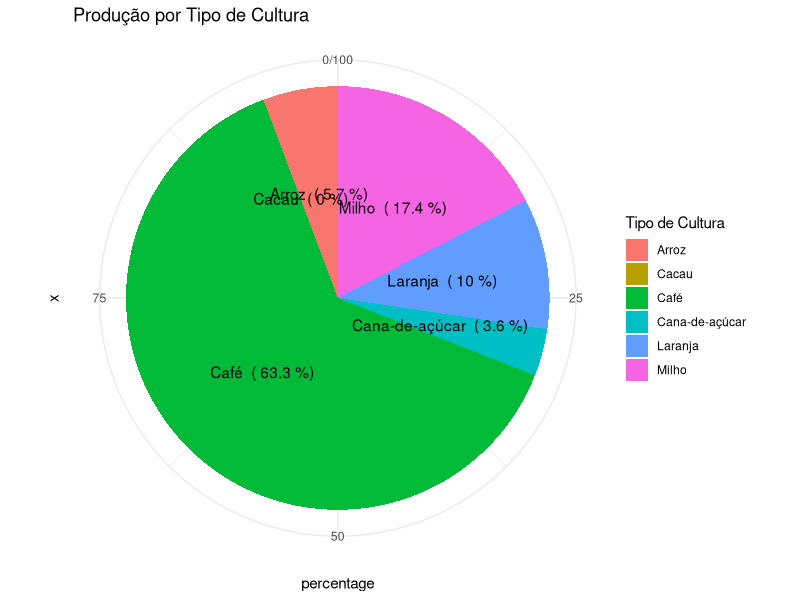

Source code (R):
## ---- chunk 1
install.packages("ggplot2")
## ---- chunk 2
library(ggplot2)
library(dplyr)
## ---- chunk 3
yield_data <- read.csv("data.csv")

production <- yield_data$Produção..Toneladas.
## ---- chunk 4
# Measures of Central Tendency
mean_yield <- mean(production)
median_yield <- median(production)
mode_yield <- as.numeric(names(sort(table(production), decreasing = TRUE)[1]))

cat("Mean:", mean_yield, "\n")
cat("Median:", median_yield, "\n")
cat("Mode:", mode_yield, "\n")

# Measures of Dispersion
sd_yield <- sd(production)  # Standard deviation
variance_yield <- var(production)  # Variance
range_yield <- range(production)  # Range (minimum and maximum)
amplitude_yield <- diff(range_yield)  # Absolute range

cat("Standard Deviation:", sd_yield, "\n")
cat("Variance:", variance_yield, "\n")
cat("Range:", amplitude_yield, "\n")

# Separating Measures
quartiles_yield <- quantile(production, probs = c(0.25, 0.5, 0.75))  # Quartiles
percentiles_yield <- quantile(production, probs = seq(0.1, 1, by = 0.1))  # Deciles or Percentiles

cat("Quartiles:", quartiles_yield, "\n")
cat("Percentiles (Deciles):", percentiles_yield, "\n")
## ---- chunk 5
# Pie chart for the production (in percentage) of each culture type

total_production <- yield_data %>%
  group_by(Tipo.de.Cultura) %>%
  summarise(total_production = sum(Produção..Toneladas.))

# Calculate the percentage of total production for each culture type
total_production <- total_production %>%
  mutate(percentage = total_production / sum(total_production) * 100)

head(total_production)

# Create the pie chart
ggplot(total_production, aes(x = "", y = percentage, fill = Tipo.de.Cultura)) +
  geom_bar(stat = "identity", width = 1) +
  coord_polar("y", start = 0) +
  labs(title = "Produção por Tipo de Cultura", fill = "Tipo de Cultura") +
  theme_minimal() +
  theme(legend.position = "right") +
  geom_text(aes(label = paste(Tipo.de.Cultura, " (", round(percentage, 1), "%)")), position = position_stack(vjust = 0.5))

cat("Exploratory analysis completed.\n")
